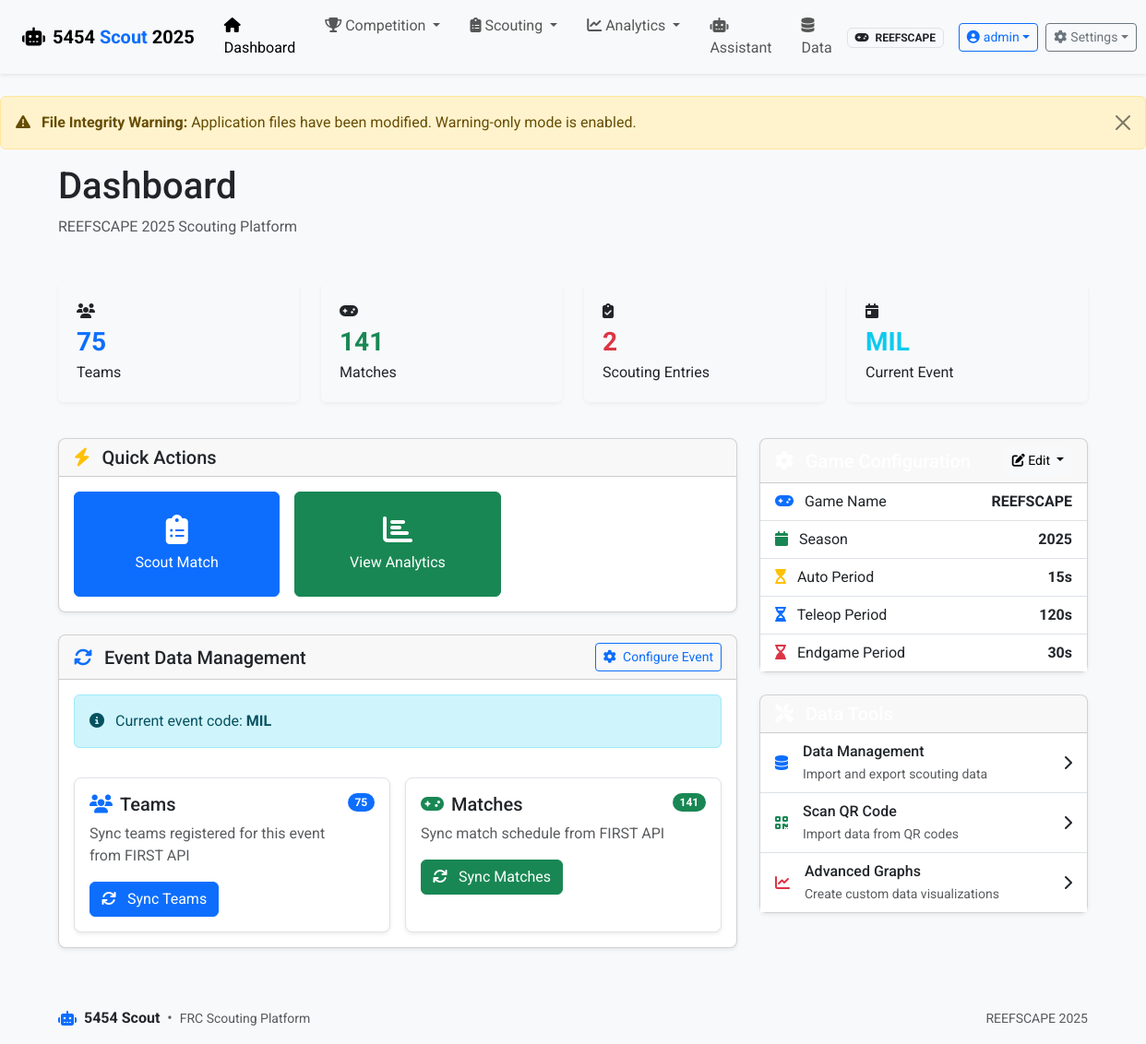
The page / (signed in) on the database as committed earlier.
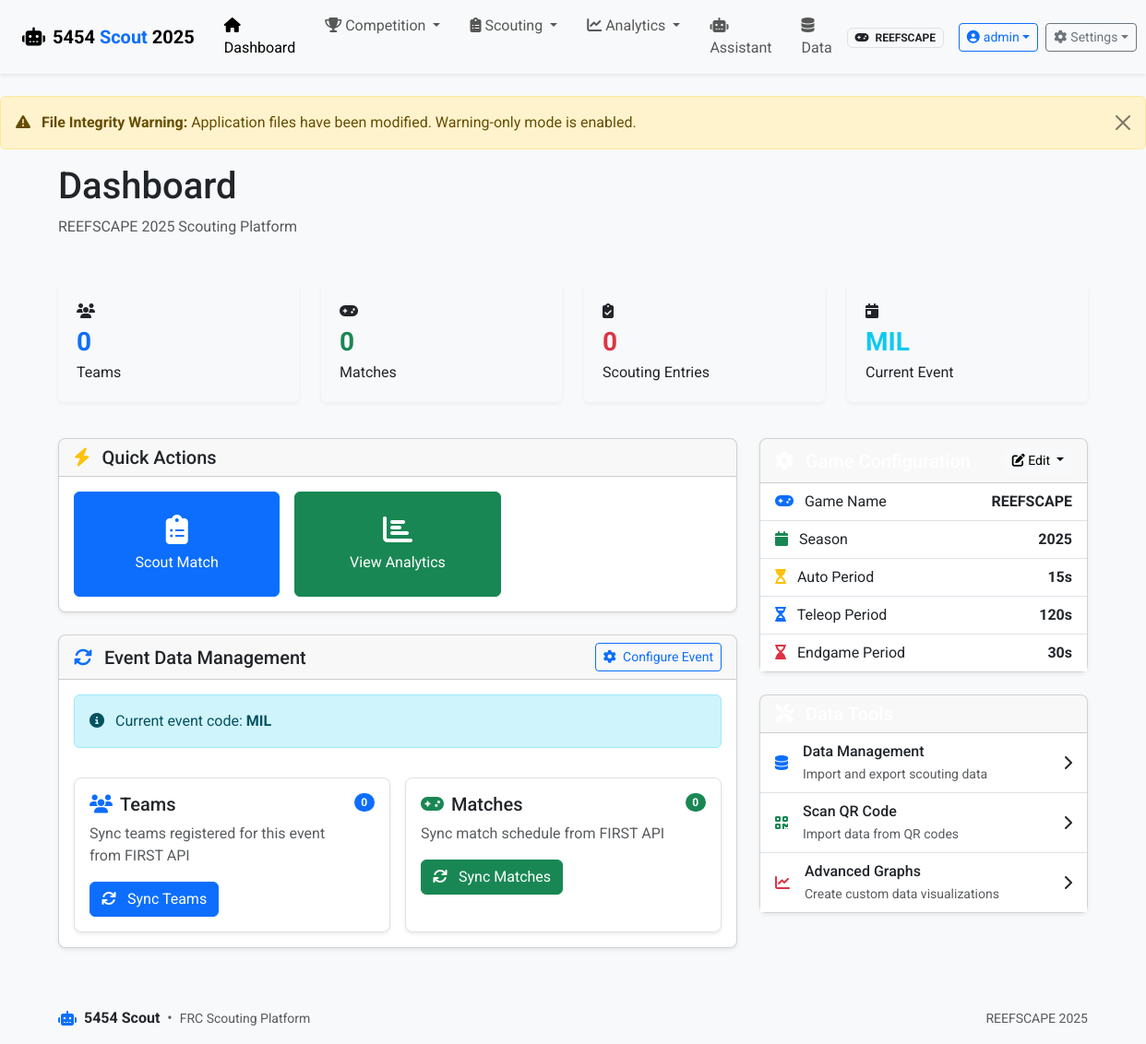
The same page on the database as committed later.
### app/models.py (models this page shows, shortened)
class Event(db.Model):
    id = db.Column(db.Integer, primary_key=True)
    name = db.Column(db.String(100), nullable=False)
    code = db.Column(db.String(20), unique=True)  # Event code like "CALA" or "NYRO"
    location = db.Column(db.String(100))
    start_date = db.Column(db.Date)
    end_date = db.Column(db.Date)
    year = db.Column(db.Integer, nullable=False)
    matches = db.relationship('Match', backref='event', lazy=True)

### app/routes/main.py (the view)
@bp.route('/')
@login_required
def index():
    from app.models import Team, Match, ScoutingData, Event
    if current_user.has_role('scout') and not current_user.has_role('admin') and not current_user.has_role('analytics'):
        flash("You don't have permission to access the dashboard. Redirected to scouting page.", "warning")
        return redirect(url_for('scouting.index'))
    game_config = current_app.config['GAME_CONFIG']
    current_event_code = game_config.get('current_event_code')
    current_event = None
    if current_event_code:
        current_event = Event.query.filter_by(code=current_event_code).first()
    if current_event:
        teams = current_event.teams
    else:
        teams = []  # No teams if no current event is set
    if current_event:
        matches = Match.query.filter_by(event_id=current_event.id).order_by(Match.match_type, Match.match_number).all()
    else:
        matches = []  # No matches if no current event is set
    scout_entries = ScoutingData.query.order_by(ScoutingData.timestamp.desc()).limit(5).all()
    return render_template('index.html',
                          game_config=game_config,
                          teams=teams,
                          matches=matches,
                          scout_entries=scout_entries)

### app/models.py (called while the page is built)
    def has_role(self, role_name):
        return any(role.name == role_name for role in self.roles)

### app/routes/auth.py (called while the page is built)
@bp.app_context_processor
def inject_auth_vars():
    return {
        'current_user': current_user,
        'user_has_role': lambda role: current_user.is_authenticated and current_user.has_role(role)
    }

### run.py (called while the page is built)
@app.before_request
def check_first_run():
    if not User.query.first() and request.path != '/auth/login':
        flash('Database is being initialized. Please wait...', 'info')
        return redirect(url_for('auth.login'))

### app/templates/index.html (shortened to what the changed rows need)
{% extends 'base.html' %}
{% block heading %}Dashboard{% endblock %}
{% block content %}
<div class="row mb-4">
    <div class="col-lg-3 col-md-6 mb-3 mb-lg-0">
        <div class="stat-card">
            <div>
                <div class="stat-value text-primary">{{ teams|length if teams else '0' }}</div>
                <div class="stat-label">Teams</div>
            </div>
        </div>
    </div>
    <div class="col-lg-3 col-md-6 mb-3 mb-lg-0">
        <div class="stat-card">
            <div>
                <div class="stat-value text-success">{{ matches|length if matches else '0' }}</div>
                <div class="stat-label">Matches</div>
            </div>
        </div>
    </div>
    <div class="col-lg-3 col-md-6 mb-3 mb-lg-0">
        <div class="stat-card">
            <div>
                <div class="stat-value text-danger">{{ scout_entries|length if scout_entries is defined else '0' }}</div>
                <div class="stat-label">Scouting Entries</div>
            </div>
        </div>
    </div>
    <div class="col-lg-3 col-md-6">
        <div class="stat-card">
            <div>
                <div class="stat-value text-info">
                    {% if game_config.current_event_code %}
                        {{ game_config.current_event_code }}
                    {% else %}
                        <span class="text-muted">-</span>
                    {% endif %}
                </div>
                <div class="stat-label">Current Event</div>
            </div>
        </div>
    </div>
</div>
<div class="row mb-4">
    <div class="col-md-8">
        <div class="card">
            <div class="card-body">
                {% if game_config.current_event_code %}
                <div class="alert alert-info d-flex justify-content-between align-items-center">
                    <div>
                        <i class="fas fa-info-circle me-2"></i> Current event code: <strong>{{ game_config.current_event_code }}</strong>
                    </div>
                </div>
                <div class="row g-3 mt-2">
                    <div class="col-md-6">
                        <div class="card h-100 border">
                            <div class="card-body">
                                <div class="d-flex justify-content-between align-items-start mb-3">
                                    <div>
                                        <h5 class="card-title d-flex align-items-center">
                                            <i class="fas fa-users text-primary me-2"></i> Teams
                                        </h5>
                                        <p class="card-text text-muted">Sync teams registered for this event from FIRST API</p>
                                    </div>
                                    <span class="badge bg-primary rounded-pill">{{ teams|length }}</span>
                                </div>
                                <a href="{{ url_for('teams.sync_from_config') }}" class="btn btn-primary">
                                    <i class="fas fa-sync me-2"></i> Sync Teams
                                </a>
                            </div>
                        </div>
                    </div>
                    <div class="col-md-6">
                        <div class="card h-100 border">
                            <div class="card-body">
                                <div class="d-flex justify-content-between align-items-start mb-3">
                                    <div>
                                        <h5 class="card-title d-flex align-items-center">
                                            <i class="fas fa-gamepad text-success me-2"></i> Matches
                                        </h5>
                                        <p class="card-text text-muted">Sync match schedule from FIRST API</p>
                                    </div>
                                    <span class="badge bg-success rounded-pill">{{ matches|length }}</span>
                                </div>
                                <a href="{{ url_for('matches.sync_from_config') }}" class="btn btn-success">
                                    <i class="fas fa-sync me-2"></i> Sync Matches
                                </a>
                            </div>
                        </div>
                    </div>
                </div>
                {% endif %}
            </div>
        </div>
    </div>
</div>
{% endblock %}

Rows that differ between the two databases and show on the page:
removed Event: current_event_code "MIL"
Other text that changed with them:
{{ teams|length if teams else '0' }}: "75" → "0"
{{ matches|length if matches else '0' }}: "141" → "0"
{{ scout_entries|length if scout_entries is defined else '0' }}: "2" → "0"
{{ game_config.current_event_code }}: (not shown) → "MIL"
{{ teams|length }}: "75" → "0"
{{ matches|length }}: "141" → "0"
